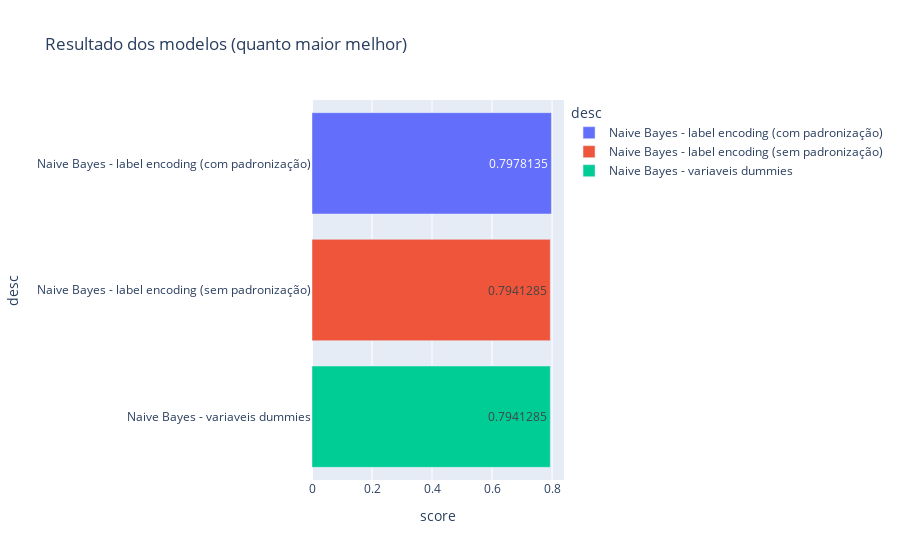

Notebook cell for this chart:
### Markdown cell above
**Criação e execução do modelo**

### Code cell
from sklearn.naive_bayes import GaussianNB

naive_censu_dummy = GaussianNB()
naive_censu_dummy.fit(x_censu_treino, y_censu_treino)
previsoes = naive_censu_dummy.predict(x_censu_teste)

control_scores('Naive Bayes - variaveis dummies', accuracy_score(y_censu_teste, previsoes))

### Figure 1 — Plotly figure (JSON) as saved in the notebook; plotly's stock layout.template omitted (floating-point values rounded to 4 significant figures)
{"data": [{"alignmentgroup": "True", "hovertemplate": "desc=%{y}<br>score=%{x}<extra></extra>", "legendgroup": "Naive Bayes - label encoding (com padronização)", "marker": {"color": "#636efa", "pattern": {"shape": ""}}, "name": "Naive Bayes - label encoding (com padronização)", "offsetgroup": "Naive Bayes - label encoding (com padronização)", "orientation": "h", "showlegend": true, "textposition": "auto", "texttemplate": "%{x}", "type": "bar", "x": [0.7978], "xaxis": "x", "y": ["Naive Bayes - label encoding (com padronização)"], "yaxis": "y"}, {"alignmentgroup": "True", "hovertemplate": "desc=%{y}<br>score=%{x}<extra></extra>", "legendgroup": "Naive Bayes - label encoding (sem padronização)", "marker": {"color": "#EF553B", "pattern": {"shape": ""}}, "name": "Naive Bayes - label encoding (sem padronização)", "offsetgroup": "Naive Bayes - label encoding (sem padronização)", "orientation": "h", "showlegend": true, "textposition": "auto", "texttemplate": "%{x}", "type": "bar", "x": [0.7941], "xaxis": "x", "y": ["Naive Bayes - label encoding (sem padronização)"], "yaxis": "y"}, {"alignmentgroup": "True", "hovertemplate": "desc=%{y}<br>score=%{x}<extra></extra>", "legendgroup": "Naive Bayes - variaveis dummies", "marker": {"color": "#00cc96", "pattern": {"shape": ""}}, "name": "Naive Bayes - variaveis dummies", "offsetgroup": "Naive Bayes - variaveis dummies", "orientation": "h", "showlegend": true, "textposition": "auto", "texttemplate": "%{x}", "type": "bar", "x": [0.7941], "xaxis": "x", "y": ["Naive Bayes - variaveis dummies"], "yaxis": "y"}], "layout": {"barmode": "relative", "legend": {"title": {"text": "desc"}, "tracegroupgap": 0}, "title": {"text": "Resultado dos modelos (quanto maior melhor)"}, "xaxis": {"anchor": "y", "domain": [0, 1], "title": {"text": "score"}}, "yaxis": {"anchor": "x", "categoryarray": ["Naive Bayes - variaveis dummies", "Naive Bayes - label encoding (sem padronização)", "Naive Bayes - label encoding (com padronização)"], "categoryorder": "array", "domain": [0, 1], "title": {"text": "desc"}}}}
